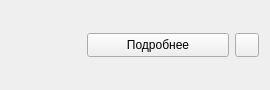
<?xml version="1.0" encoding="UTF-8"?>
<ui version="4.0">
 <class>snapshot</class>
 <widget class="QFrame" name="snapshot">
  <property name="geometry">
   <rect>
    <x>0</x>
    <y>0</y>
    <width>270</width>
    <height>90</height>
   </rect>
  </property>
  <property name="minimumSize">
   <size>
    <width>270</width>
    <height>90</height>
   </size>
  </property>
  <property name="maximumSize">
   <size>
    <width>270</width>
    <height>90</height>
   </size>
  </property>
  <property name="windowTitle">
   <string>Frame</string>
  </property>
  <layout class="QHBoxLayout" name="horizontalLayout">
   <item>
    <widget class="QLabel" name="Image">
     <property name="minimumSize">
      <size>
       <width>70</width>
       <height>70</height>
      </size>
     </property>
     <property name="maximumSize">
      <size>
       <width>70</width>
       <height>70</height>
      </size>
     </property>
     <property name="styleSheet">
      <string notr="true"/>
     </property>
     <property name="text">
      <string/>
     </property>
     <property name="pixmap">
      <pixmap>../resources/img/image-not-found.jpg</pixmap>
     </property>
     <property name="scaledContents">
      <bool>true</bool>
     </property>
    </widget>
   </item>
   <item>
    <widget class="QPushButton" name="moreButton">
     <property name="minimumSize">
      <size>
       <width>0</width>
       <height>24</height>
      </size>
     </property>
     <property name="text">
      <string>Подробнее</string>
     </property>
    </widget>
   </item>
   <item>
    <widget class="QPushButton" name="pushButton">
     <property name="minimumSize">
      <size>
       <width>24</width>
       <height>24</height>
      </size>
     </property>
     <property name="maximumSize">
      <size>
       <width>24</width>
       <height>24</height>
      </size>
     </property>
     <property name="styleSheet">
      <string notr="true">background-image: url(:/loop/loop.png);
background-position: center;</string>
     </property>
     <property name="text">
      <string/>
     </property>
     <property name="checkable">
      <bool>true</bool>
     </property>
    </widget>
   </item>
  </layout>
 </widget>
 <resources>
  <include location="../resources/img/img.qrc"/>
 </resources>
 <connections/>
</ui>
